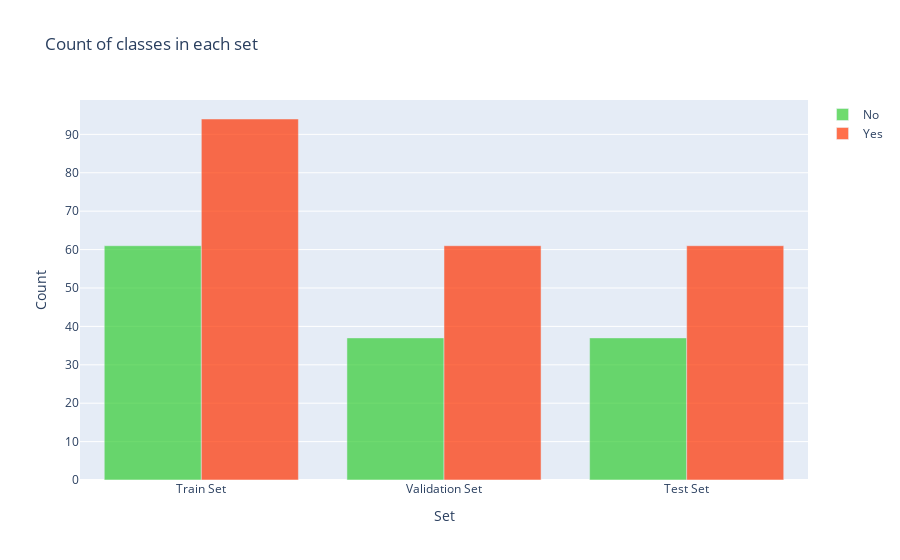

The code cell stored with this chart in its notebook:
### Code cell
y = dict()
y[0] = []
y[1] = []
for set_name in (y_train, y_val, y_test):
    y[0].append(np.sum(set_name == 0))
    y[1].append(np.sum(set_name == 1))

trace0 = go.Bar(
    x=['Train Set', 'Validation Set', 'Test Set'],
    y=y[0],
    name='No',
    marker=dict(color='#33cc33'),
    opacity=0.7
)
trace1 = go.Bar(
    x=['Train Set', 'Validation Set', 'Test Set'],
    y=y[1],
    name='Yes',
    marker=dict(color='#ff3300'),
    opacity=0.7
)
data = [trace0, trace1]
layout = go.Layout(
    title='Count of classes in each set',
    xaxis={'title': 'Set'},
    yaxis={'title': 'Count'}
)
fig = go.Figure(data, layout)
iplot(fig)

### Figure 1 — Plotly figure (JSON) as saved in the notebook; plotly's stock layout.template omitted (floating-point values rounded to 4 significant figures)
{"data": [{"marker": {"color": "#33cc33"}, "name": "No", "opacity": 0.7, "x": ["Train Set", "Validation Set", "Test Set"], "y": [61, 37, 37], "type": "bar"}, {"marker": {"color": "#ff3300"}, "name": "Yes", "opacity": 0.7, "x": ["Train Set", "Validation Set", "Test Set"], "y": [94, 61, 61], "type": "bar"}], "layout": {"title": {"text": "Count of classes in each set"}, "xaxis": {"title": {"text": "Set"}}, "yaxis": {"title": {"text": "Count"}}}}
